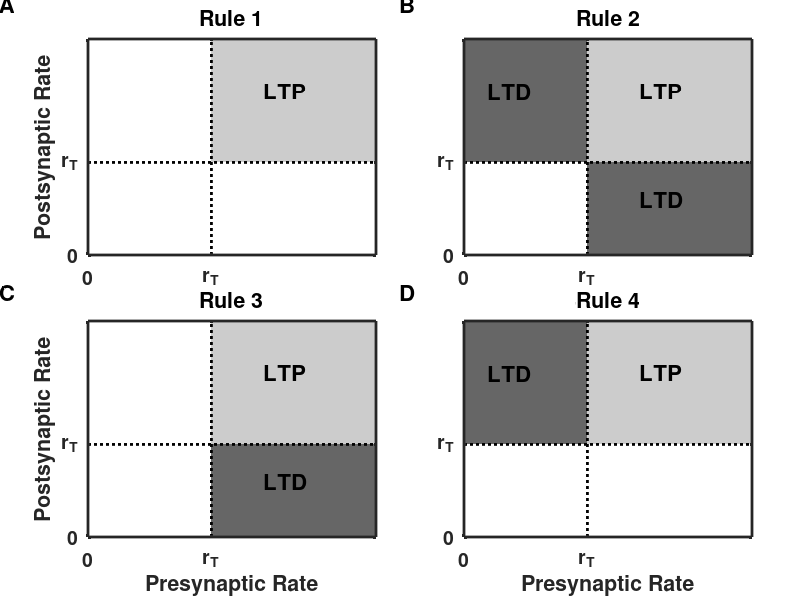

Source code (MATLAB):
% Figure_8_1.m
%
% Code to plot the boundaries for long-term potentiation (LTP) or long-term
% depression (LTD) as a function of the firing rate of the presynaptic cell
% and the postsynaptic cell.
%
% This code produces Figure 8.1 of 
% An Introductory Course in Computational Neuroscience 
% by Paul Miller (Brandeis University, 2017).
%
%%%%%%%%%%%%%%%%%%%%%%%%%%%%%%%%%%%%%%%%%%%%%%%%%%%%%%%%%%%%%%%%%%%%%%%%%%%

r_T = 15;                           % threshold rate for LTP
r_max = 35;                         % maximum rate for plots
%% Set up the plotting parameters
set(0,'DefaultLineLineWidth',2,...
    'DefaultLineMarkerSize',8, ...
    'DefaultAxesLineWidth',2, ...
    'DefaultAxesFontSize',14,...
    'DefaultAxesFontWeight','Bold');
figure(1)
clf

%% Now loop through 4 rules, each in its own panel of the figure
for rule = 1:4
    col_num = mod(rule-1,2);        % Panel is in column 0 or column 1
    row_num = (rule-1-col_num)/2;   % Panel is in row 0 or row 1
    
    xpos = 0.11+0.47*col_num;       % x position of panel depends on column
    ypos = 0.575-0.47*row_num;      % y position of panel depends on row
    
    subplot('Position',[xpos ypos 0.36 0.36])   % Set position and size of panel
    
    % Now produce a shaded rectangle for LTP in light gray
    fill([r_T r_T r_max r_max], [r_T r_max r_max r_T],[0.8, 0.8, 0.8], ...
        'EdgeColor','none')
    hold on
    % Label this as LTP within the shaded rectangle
    annotation('textbox',[xpos+0.22 ypos+0.26 0.1 0.02],'LineStyle','none', ...
        'FontSize',16,'FontWeight','Bold','String','LTP')
    
    % Rules 2 and 3 include LTD for low presynaptic and high postsynaptic
    % firing rates.
    if ( ( rule == 2 ) || (rule == 3 ) )
        % Produce a dark gray shaded rectangle for LTD
        fill([r_T r_max r_max r_T],[0 0 r_T r_T],[0.4, 0.4, 0.4], ...
            'EdgeColor','none')
        % Label this as LTD within the shaded rectangle
        annotation('textbox',[xpos+0.22 ypos+0.08 0.1 0.02],'LineStyle','none', ...
            'FontSize',16,'FontWeight','Bold','String','LTD')
    end
    
    % Rules 2 and 4 include LTD for high presynaptic and low postsynatpic 
    % firing rates.
    if ( ( rule == 2 ) || (rule == 4 ) )
        % Produce a dark gray shaded rectangle for LTD
        fill([0 0 r_T r_T], [r_T r_max r_max r_T],[0.4, 0.4, 0.4], ...
            'EdgeColor','none')
        % Label this as LTD within the shaded rectangle
        annotation('textbox',[xpos+0.03 ypos+0.26 0.1 0.02],'LineStyle','none', ...
            'FontSize',16,'FontWeight','Bold','String','LTD')
        
    end
    
    % Now plot horizontal and vertical dotted lines at the threshold rate
    plot([r_T r_T],[0 r_max],':k')
    plot([0 r_max],[r_T r_T],':k')
    
    axis([0 r_max 0 r_max])             % Set the axes sizes
    set(gca,'XTick',[0 r_T])            % Only zero and threshold rates matter
    set(gca,'XTickLabel',{'0', 'r_T'})  % Label the x-tick marks
    set(gca,'YTick',[0 r_T])            % Only zero and threshold rates matter
    set(gca,'YTickLabel',{'0', 'r_T'})  % Label the y-tick marks

    % Only label the y-axis on the left column
    if ( col_num == 0 )
        ylabel('Postsynaptic Rate')
    end
    % Only label the x-axis on the bottom row
    if ( row_num == 1 )
        xlabel('Presynaptic Rate')
    end
    
    % Title each figure panel with the Rule number 
    title(strcat(['Rule ',num2str(rule)]))
    set(gca,'Layer','top')              % Ensures axes overlay the "fills"
end

%% Finally label the figures A-D at the appropriate points
annotation('textbox',[0.00 0.98 0.02 0.02],'LineStyle','none', ...
    'FontSize',16,'FontWeight','Bold','String','A')
annotation('textbox',[0.50 0.98 0.02 0.02],'LineStyle','none', ...
    'FontSize',16,'FontWeight','Bold','String','B')
annotation('textbox',[0.00 0.5 0.02 0.02],'LineStyle','none', ...
    'FontSize',16,'FontWeight','Bold','String','C')
annotation('textbox',[0.50 0.5 0.02 0.02],'LineStyle','none', ...
    'FontSize',16,'FontWeight','Bold','String','D')
